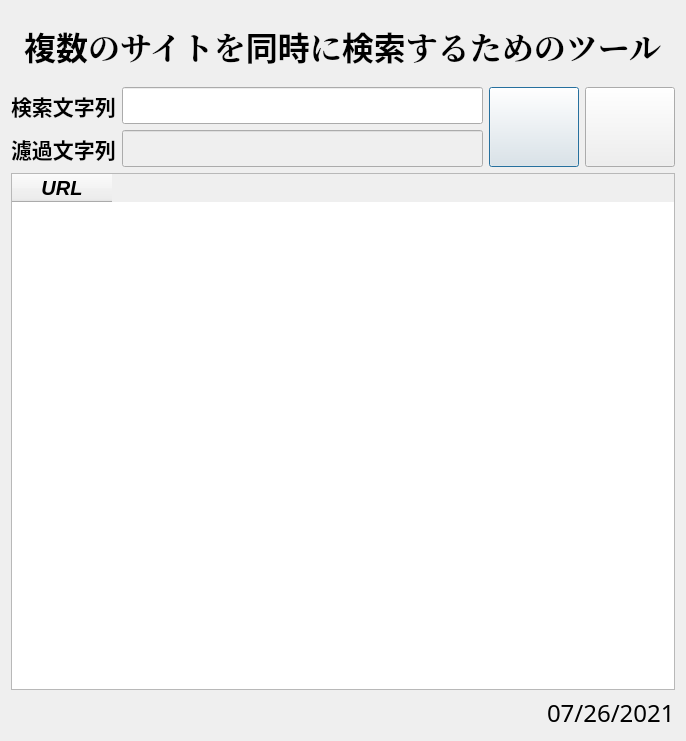
<?xml version="1.0" encoding="UTF-8"?>
<ui version="4.0">
 <class>QDialog</class>
 <widget class="QDialog" name="QDialog">
  <property name="geometry">
   <rect>
    <x>0</x>
    <y>0</y>
    <width>686</width>
    <height>741</height>
   </rect>
  </property>
  <property name="font">
   <font>
    <family>HoloLens MDL2 Assets</family>
    <pointsize>16</pointsize>
   </font>
  </property>
  <property name="windowTitle">
   <string>Search tool</string>
  </property>
  <property name="windowIcon">
   <iconset>
    <normaloff>window.png</normaloff>window.png</iconset>
  </property>
  <layout class="QGridLayout" name="gridLayout_3">
   <item row="0" column="0">
    <layout class="QGridLayout" name="gridLayout_2">
     <item row="1" column="0">
      <layout class="QGridLayout" name="gridLayout">
       <item row="2" column="0">
        <widget class="QTableWidget" name="tableWidget">
         <property name="minimumSize">
          <size>
           <width>600</width>
           <height>500</height>
          </size>
         </property>
         <column>
          <property name="text">
           <string>URL</string>
          </property>
          <property name="font">
           <font>
            <family>MS Shell Dlg 2</family>
            <pointsize>15</pointsize>
            <weight>75</weight>
            <italic>true</italic>
            <bold>true</bold>
            <underline>false</underline>
           </font>
          </property>
         </column>
        </widget>
       </item>
       <item row="1" column="0">
        <layout class="QHBoxLayout" name="horizontalLayout">
         <item>
          <layout class="QVBoxLayout" name="verticalLayout_2">
           <item>
            <widget class="QLabel" name="label">
             <property name="font">
              <font>
               <family>Georgia</family>
               <pointsize>16</pointsize>
               <weight>75</weight>
               <bold>true</bold>
              </font>
             </property>
             <property name="text">
              <string>検索文字列</string>
             </property>
             <property name="scaledContents">
              <bool>false</bool>
             </property>
            </widget>
           </item>
           <item>
            <widget class="QLabel" name="label_2">
             <property name="font">
              <font>
               <family>Georgia</family>
               <pointsize>16</pointsize>
               <weight>75</weight>
               <bold>true</bold>
              </font>
             </property>
             <property name="text">
              <string>濾過文字列</string>
             </property>
             <property name="scaledContents">
              <bool>false</bool>
             </property>
            </widget>
           </item>
          </layout>
         </item>
         <item>
          <layout class="QVBoxLayout" name="verticalLayout">
           <item>
            <widget class="QLineEdit" name="edit_key">
             <property name="minimumSize">
              <size>
               <width>350</width>
               <height>35</height>
              </size>
             </property>
             <property name="font">
              <font>
               <family>HoloLens MDL2 Assets</family>
               <pointsize>16</pointsize>
              </font>
             </property>
            </widget>
           </item>
           <item>
            <widget class="QLineEdit" name="filter_key">
             <property name="enabled">
              <bool>false</bool>
             </property>
             <property name="minimumSize">
              <size>
               <width>350</width>
               <height>35</height>
              </size>
             </property>
             <property name="font">
              <font>
               <family>HoloLens MDL2 Assets</family>
               <pointsize>16</pointsize>
              </font>
             </property>
            </widget>
           </item>
          </layout>
         </item>
         <item>
          <widget class="QPushButton" name="btn_search">
           <property name="minimumSize">
            <size>
             <width>90</width>
             <height>80</height>
            </size>
           </property>
           <property name="maximumSize">
            <size>
             <width>16777215</width>
             <height>90</height>
            </size>
           </property>
           <property name="toolTip">
            <string>検索</string>
           </property>
           <property name="text">
            <string/>
           </property>
           <property name="icon">
            <iconset>
             <normaloff>search.png</normaloff>search.png</iconset>
           </property>
           <property name="iconSize">
            <size>
             <width>60</width>
             <height>60</height>
            </size>
           </property>
          </widget>
         </item>
         <item>
          <widget class="QPushButton" name="btn_cancel">
           <property name="minimumSize">
            <size>
             <width>90</width>
             <height>80</height>
            </size>
           </property>
           <property name="toolTip">
            <string>終了</string>
           </property>
           <property name="statusTip">
            <string>終了</string>
           </property>
           <property name="text">
            <string/>
           </property>
           <property name="icon">
            <iconset>
             <normaloff>quit.png</normaloff>quit.png</iconset>
           </property>
           <property name="iconSize">
            <size>
             <width>60</width>
             <height>60</height>
            </size>
           </property>
          </widget>
         </item>
        </layout>
       </item>
      </layout>
     </item>
     <item row="0" column="0">
      <layout class="QHBoxLayout" name="horizontalLayout_2">
       <item>
        <spacer name="horizontalSpacer">
         <property name="orientation">
          <enum>Qt::Horizontal</enum>
         </property>
         <property name="sizeHint" stdset="0">
          <size>
           <width>40</width>
           <height>20</height>
          </size>
         </property>
        </spacer>
       </item>
       <item>
        <widget class="QLabel" name="label_3">
         <property name="minimumSize">
          <size>
           <width>0</width>
           <height>70</height>
          </size>
         </property>
         <property name="font">
          <font>
           <family>Georgia</family>
           <pointsize>24</pointsize>
           <weight>75</weight>
           <bold>true</bold>
          </font>
         </property>
         <property name="text">
          <string>複数のサイトを同時に検索するためのツール</string>
         </property>
         <property name="scaledContents">
          <bool>false</bool>
         </property>
        </widget>
       </item>
       <item>
        <spacer name="horizontalSpacer_2">
         <property name="orientation">
          <enum>Qt::Horizontal</enum>
         </property>
         <property name="sizeHint" stdset="0">
          <size>
           <width>40</width>
           <height>20</height>
          </size>
         </property>
        </spacer>
       </item>
      </layout>
     </item>
     <item row="2" column="0">
      <layout class="QHBoxLayout" name="horizontalLayout_3">
       <item>
        <spacer name="horizontalSpacer_3">
         <property name="orientation">
          <enum>Qt::Horizontal</enum>
         </property>
         <property name="sizeHint" stdset="0">
          <size>
           <width>658</width>
           <height>20</height>
          </size>
         </property>
        </spacer>
       </item>
       <item>
        <widget class="QLabel" name="lbl_time">
         <property name="font">
          <font>
           <pointsize>18</pointsize>
          </font>
         </property>
         <property name="text">
          <string>07/26/2021</string>
         </property>
         <property name="scaledContents">
          <bool>false</bool>
         </property>
        </widget>
       </item>
      </layout>
     </item>
    </layout>
   </item>
  </layout>
 </widget>
 <resources/>
 <connections>
  <connection>
   <sender>btn_cancel</sender>
   <signal>clicked()</signal>
   <receiver>QDialog</receiver>
   <slot>close()</slot>
   <hints>
    <hint type="sourcelabel">
     <x>640</x>
     <y>45</y>
    </hint>
    <hint type="destinationlabel">
     <x>357</x>
     <y>221</y>
    </hint>
   </hints>
  </connection>
  <connection>
   <sender>btn_search</sender>
   <signal>clicked()</signal>
   <receiver>QDialog</receiver>
   <slot>showResult()</slot>
   <hints>
    <hint type="sourcelabel">
     <x>537</x>
     <y>45</y>
    </hint>
    <hint type="destinationlabel">
     <x>357</x>
     <y>221</y>
    </hint>
   </hints>
  </connection>
  <connection>
   <sender>edit_key</sender>
   <signal>textChanged(QString)</signal>
   <receiver>QDialog</receiver>
   <slot>changeSearchKey()</slot>
   <hints>
    <hint type="sourcelabel">
     <x>355</x>
     <y>45</y>
    </hint>
    <hint type="destinationlabel">
     <x>357</x>
     <y>221</y>
    </hint>
   </hints>
  </connection>
 </connections>
 <slots>
  <slot>changeSearchKey()</slot>
  <slot>selectTableItem(int,int)</slot>
 </slots>
</ui>
